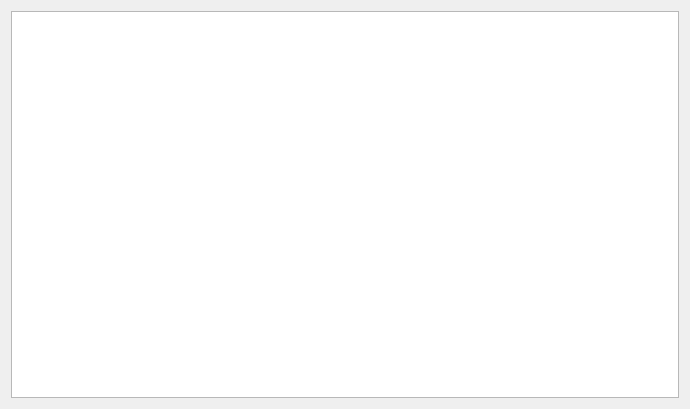
<?xml version="1.0" encoding="UTF-8"?>
<ui version="4.0">
 <class>Documentation</class>
 <widget class="QWidget" name="Documentation">
  <property name="geometry">
   <rect>
    <x>0</x>
    <y>0</y>
    <width>690</width>
    <height>409</height>
   </rect>
  </property>
  <property name="windowTitle">
   <string>Documentation</string>
  </property>
  <layout class="QVBoxLayout" name="verticalLayout">
   <item>
    <widget class="QListWidget" name="listWidget">
     <property name="gridSize">
      <size>
       <width>0</width>
       <height>50</height>
      </size>
     </property>
    </widget>
   </item>
  </layout>
 </widget>
 <resources/>
 <connections/>
</ui>
